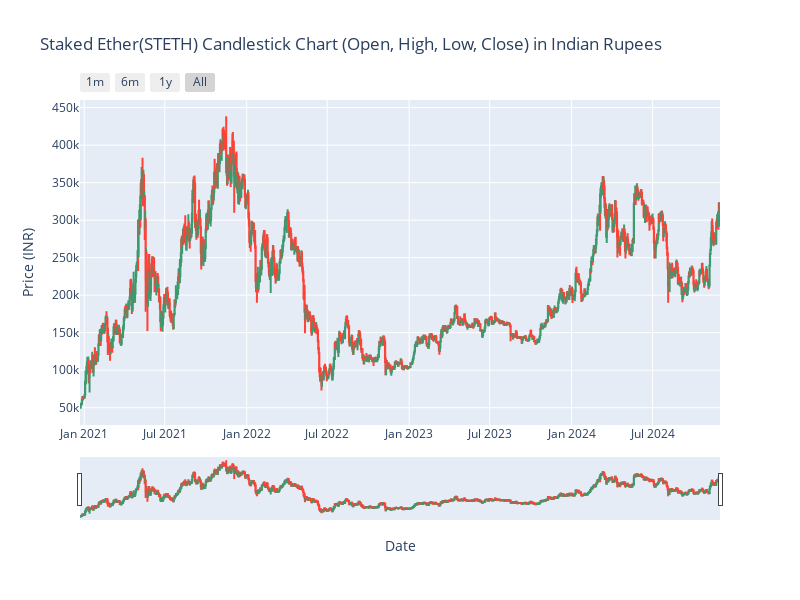

The cell this chart's notebook holds for it:
### Code cell
# सुनिश्चित करें कि आपके पास आवश्यक लाइब्रेरीज़ स्थापित हैं:
# pip install plotly pandas

import pandas as pd
import plotly.graph_objects as go
import plotly.express as px # Rangeslider setup के लिए

# --- 1. कॉन्फ़िगरेशन और डेटा लोडिंग ---
# आज की विनिमय दर का अनुमान (USD to INR)
USD_TO_INR_RATE = 88.02145 
file_name = "STETH-USD From 2020 To Dec-2024.csv"

# त्रुटि समाधान: 'latin-1' एन्कोडिंग का उपयोग करें
try:
    df = pd.read_csv(file_name, encoding='latin-1')
except Exception:
    print("Warning: Could not read file with 'latin-1' encoding. Using default.")
    df = pd.read_csv(file_name)

df['Date'] = pd.to_datetime(df['Date'])

# --- 2. INR कन्वर्ज़न ---

# Candlestick chart के लिए Open, High, Low, Close को INR में बदलें
df['Open Price (INR)'] = df['Open'] * USD_TO_INR_RATE
df['High Price (INR)'] = df['High'] * USD_TO_INR_RATE
df['Low Price (INR)'] = df['Low'] * USD_TO_INR_RATE
df['Close Price (INR)'] = df['Close'] * USD_TO_INR_RATE

# --- 3. Candlestick चार्ट बनाना ---

fig = go.Figure(data=[go.Candlestick(
    x=df['Date'],
    open=df['Open Price (INR)'],
    high=df['High Price (INR)'],
    low=df['Low Price (INR)'],
    close=df['Close Price (INR)'],
    name='STETH/INR Price Action'
)])

# --- 4. लेआउट और ड्रिल-डाउन सुविधाएँ जोड़ना ---

# Candlestick chart के लिए लेआउट, जिसमें rangeslider_visible को सीधे x-axis में सेट किया जाता है
fig.update_layout(
    title='Staked Ether(STETH) Candlestick Chart (Open, High, Low, Close) in Indian Rupees',
    xaxis_title='Date',
    yaxis_title='Price (INR)',
    width=800, # साइज़ 10 के अनुपात में
    height=600, # साइज़ 6 के अनुपात में
    # ड्रिल-डाउन/रेंज स्लाइडर जोड़ना
    xaxis_rangeslider_visible=True,
    xaxis_rangeselector=dict(
        buttons=list([
            dict(count=1, label="1m", step="month", stepmode="backward"),
            dict(count=6, label="6m", step="month", stepmode="backward"),
            dict(count=1, label="1y", step="year", stepmode="backward"),
            dict(step="all", label="All")
        ])
    )
)

# यदि आप चाहते हैं कि केवल कीमतें ही दिखें और वॉल्यूम आदि पर ज़ूम न हो
fig.update_yaxes(
    fixedrange=False # Y-axis को ज़ूम इन की अनुमति दें
)

# प्लॉट प्रदर्शित करना
fig.show()

### Figure 1 — Plotly figure (JSON) as saved in the notebook; plotly's stock layout.template omitted (floating-point values rounded to 4 significant figures; data arrays with more than 128 entries replaced by an {"elided": "..."} marker saying what was removed)
{"data": [{"close": {"elided": "1438 float values"}, "high": {"elided": "1438 float values"}, "low": {"elided": "1438 float values"}, "name": "STETH/INR Price Action", "open": {"elided": "1438 float values"}, "type": "candlestick", "x": {"elided": "1438 str values"}}], "layout": {"height": 600, "title": {"text": "Staked Ether(STETH) Candlestick Chart (Open, High, Low, Close) in Indian Rupees"}, "width": 800, "xaxis": {"rangeselector": {"buttons": [{"count": 1, "label": "1m", "step": "month", "stepmode": "backward"}, {"count": 6, "label": "6m", "step": "month", "stepmode": "backward"}, {"count": 1, "label": "1y", "step": "year", "stepmode": "backward"}, {"label": "All", "step": "all"}]}, "rangeslider": {"visible": true}, "title": {"text": "Date"}}, "yaxis": {"fixedrange": false, "title": {"text": "Price (INR)"}}}}
